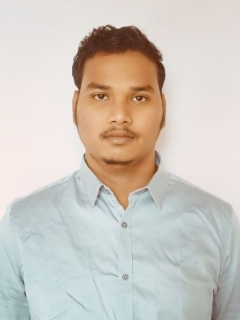
#> input picture baikunthaimg.jpg, 240 x 320 px
$ python avtarcreation.py
#> lines starting #> are read from the running program, lines starting #| are printed output that depends on the picture; after the words box and inside, x2 and y2 are one past the last pixel; in counts of white or black regions, pixels touching at a corner belong together
#> in create_avatar, img is the input picture: shape (320, 240, 3); mean B, G, R 192.5, 200.4, 206.5
import cv2
import numpy as np
from PIL import Image

def cartoonify_image(img):
    gray = cv2.cvtColor(img, cv2.COLOR_BGR2GRAY)
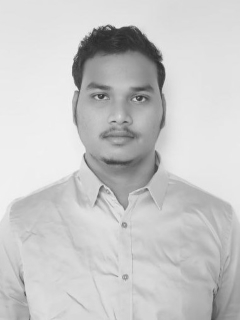
#> gray: shape (320, 240); min 42, max 242, mean 201.3
    gray = cv2.medianBlur(gray, 5)
    edges = cv2.adaptiveThreshold(gray, 255, cv2.ADAPTIVE_THRESH_MEAN_C, cv2.THRESH_BINARY, 9, 8)
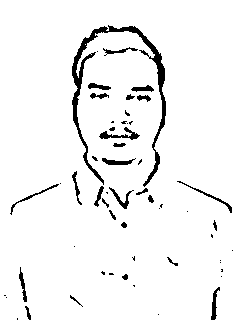
#> edges: shape (320, 240); 95.1% white; 56 black regions (29 under 20 px), largest, box (x1, y1, x2, y2) and area: (72, 25, 166, 187) 1778, (99, 127, 140, 140) 184, (177, 181, 232, 213) 136
    color = cv2.bilateralFilter(img, d=5, sigmaColor=50, sigmaSpace=50)
    edges_colored = cv2.cvtColor(edges, cv2.COLOR_GRAY2BGR)
    cartoon = cv2.bitwise_and(color, edges_colored)
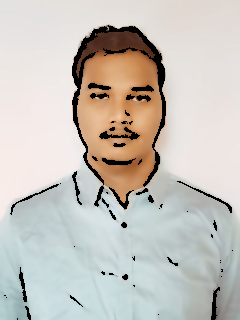
#> cartoon: shape (320, 240, 3); mean B, G, R 187.9, 194.7, 199.4
    cartoon = cv2.addWeighted(cartoon, 0.8, img, 0.2, 0)
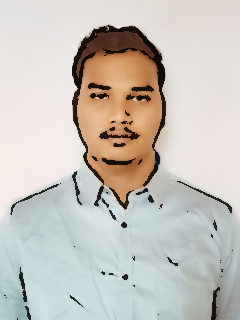
#> cartoon: shape (320, 240, 3); mean B, G, R 188.8, 195.9, 200.8
    return cartoon

def create_avatar(input_image_path, output_image_path):
    img = cv2.imread(input_image_path)
    if img is None:
        print("Error: Could not read the image.")
        return

    avatar = cartoonify_image(img)
    cv2.imwrite(output_image_path, avatar)
    print(f"Avatar saved as {output_image_path}")

input_image_path = 'baikunthaimg.jpg'
output_image_path = 'avatar_image.jpg'
create_avatar(input_image_path, output_image_path)
